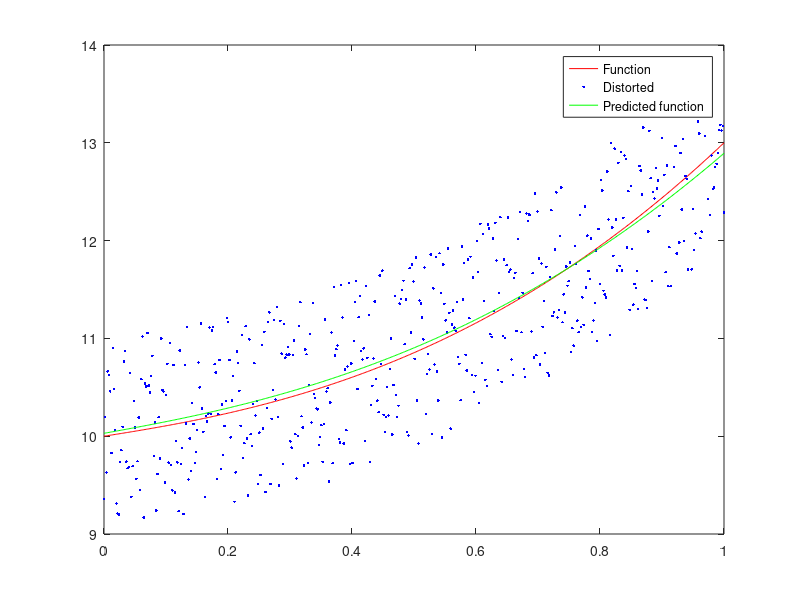

MATLAB code to generate this figure:
clear all;
clc;
close all;

N = 500;
x = linspace(0,1,N)'; %column vector
m = 10
A = 1
B = 2
y = m + A*x + B*x.^2.5; %This is the actual function
mu = 0;
sigma = 1;

noice = mu + sigma*(1 - 2*rand(N,1));

y_distorted = y + noice;

%%
%Regression:
form=[ones(size(x)), x, x.^2.5]; %This is the actual function without coefficients m,A,B in matrix form.
coeffs = form \ y_distorted; %Solve overdetermined equation system, with Gaus Elemenination and least square fit.

m_pred = coeffs(1)
A_pred = coeffs(2)
B_pred = coeffs(3)
y_pred = form*coeffs;

%%
figure()
plot(x,y,'r-');
hold on;
plot(x,y_distorted,'b.');
plot(x,y_pred,'g-');
legend('Function','Distorted','Predicted function');




